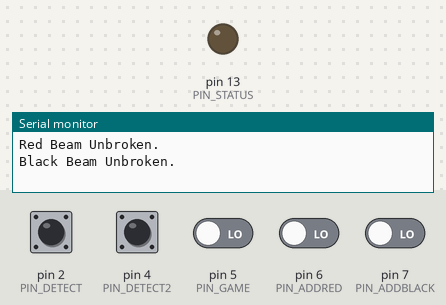
The sketch below on a simulated Arduino Uno, built with avr-gcc and run on an emulated ATmega328P. Parts: output pins drawn as LEDs (lit = HIGH), the last lines printed to the serial monitor. The test bench sets the inputs (shaded band); at power-on: pin 2 (PIN_DETECT), pin 4 (PIN_DETECT2) HIGH, pin 5 (PIN_GAME), pin 6 (PIN_ADDRED), pin 7 (PIN_ADDBLACK) LOW.

Above: at 1.2 s.
1.3 s: pin 2 (PIN_DETECT) pulled LOW for 0.15 s
At 1.47 s:
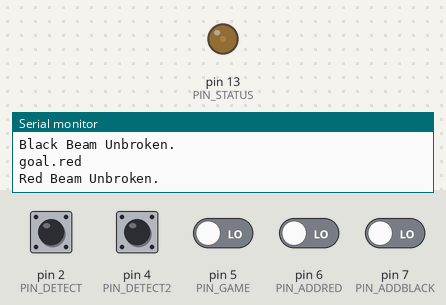
3.0 s: pin 4 (PIN_DETECT2) pulled LOW for 0.15 s
At 3.1 s:
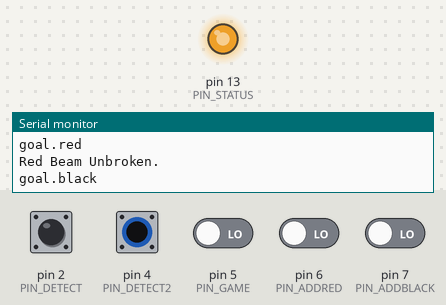
Timing chart, 0 to 6.0 s (numbered marks = the images above; inputs shaded):
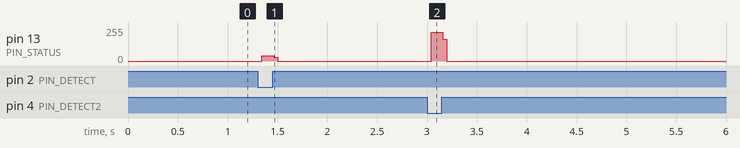

Measured:
- after the input at 1.3 s, pin 13 (PIN_STATUS): 0/255 → 38/255 at once, → 0/255 0.12 s later
- after the input at 3.0 s, pin 13 (PIN_STATUS): 0/255 → 217/255 at once, → 0/255 0.12 s later

The sketch:

Goal_Detect2.ino
```cpp
#define PIN_IR 3
#define PIN_DETECT 2
#define PIN_DETECT2 4
#define PIN_STATUS 13
#define PIN_GAME 5
#define PIN_ADDRED 6
#define PIN_ADDBLACK 7


int redGoal = 0, redGoalLastState=0;
int blackGoal = 0, blackGoalLastState = 0;
int redAddGoal = 0, redAddGoalLS = 0;
int blackAddGoal = 0, blackAddGoalLS = 0;
int gameButtonState = 0, gameButtonLastState = 0;


unsigned long glastDebounceTime = 0;
unsigned long rlastDebounceTime = 0;
unsigned long blastDebounceTime = 0;
unsigned long debounceDelay = 50;


void setup()
{
  pinMode(PIN_DETECT, INPUT);
  pinMode(PIN_DETECT2, INPUT);
  pinMode(PIN_STATUS, OUTPUT);
  pinMode(PIN_GAME, INPUT);
  pinMode(PIN_ADDRED, INPUT);
  pinMode(PIN_ADDBLACK, INPUT);

  digitalWrite(PIN_DETECT, HIGH);
  digitalWrite(PIN_DETECT2, HIGH);


  Serial.begin(9600);
}

void loop() {
  // read states of sensors
  redGoal = digitalRead(PIN_DETECT);
  blackGoal = digitalRead(PIN_DETECT2);
  //gameButtonState = digitalRead(PIN_GAME);
  int gButtonReading = digitalRead(PIN_GAME);
  int rButtonReading = digitalRead(PIN_ADDRED);
  int bButtonReading = digitalRead(PIN_ADDBLACK);

  // Check if newGame button is pressed


  if (gButtonReading != gameButtonLastState) {
    glastDebounceTime = millis();
  }
  if ((millis() - glastDebounceTime) > debounceDelay) {
    if (gButtonReading != gameButtonState) {
      gameButtonState = gButtonReading;
      if (gameButtonState == HIGH) {
        Serial.println("game.startNew");
      }
    }
  }

    if (rButtonReading != redAddGoalLS) {
    rlastDebounceTime = millis();
  }
  if ((millis() - rlastDebounceTime) > debounceDelay) {
    if (rButtonReading != redAddGoal) {
      redAddGoal = rButtonReading;
      if (redAddGoal == HIGH) {
        Serial.println("goal.red");
      }
    }
  }

      if (bButtonReading != blackAddGoalLS) {
    blastDebounceTime = millis();
  }
  if ((millis() - blastDebounceTime) > debounceDelay) {
    if (bButtonReading != blackAddGoal) {
      blackAddGoal = bButtonReading;
      if (blackAddGoal == HIGH) {
        Serial.println("goal.black");
      }
    }
  }

  //old button logic
 /* if (gameButtonState && !gameButtonLastState) {
    if (gameButtonState == HIGH) {
      //lastDebounceTime = millis();
      Serial.println("game.startNew");
      }
  }*/

  // Check if either Sensor beam is broken
  if (redGoal && !redGoalLastState) {
    Serial.println("Red Beam Unbroken.");
  }
  if (!redGoal && redGoalLastState) {
    Serial.println("goal.red");
  }
  if (blackGoal && !blackGoalLastState) {
    Serial.println("Black Beam Unbroken.");
  }
  if (!blackGoal && blackGoalLastState) {
    Serial.println("goal.black");
  }

  redGoalLastState = redGoal;
  blackGoalLastState = blackGoal;
  //gameButtonLastState = gameButtonState;
  gameButtonLastState = gButtonReading;
  redAddGoalLS = rButtonReading;
  blackAddGoalLS = bButtonReading;

  digitalWrite(PIN_STATUS, !digitalRead(PIN_DETECT));
  digitalWrite(PIN_STATUS, !digitalRead(PIN_DETECT2));
}
```
